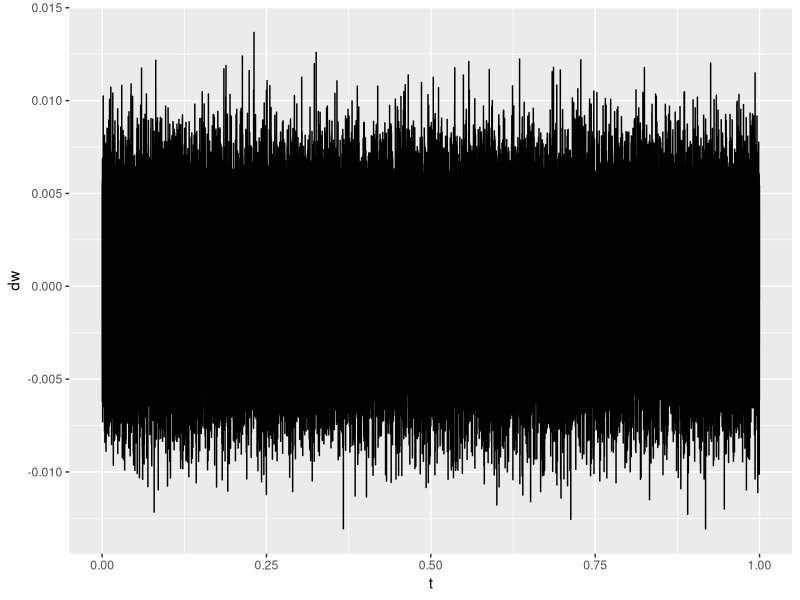
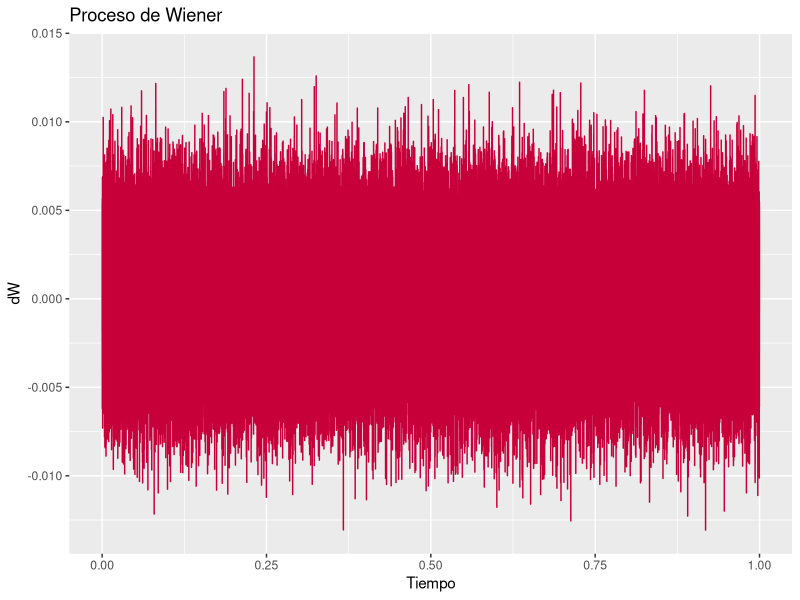
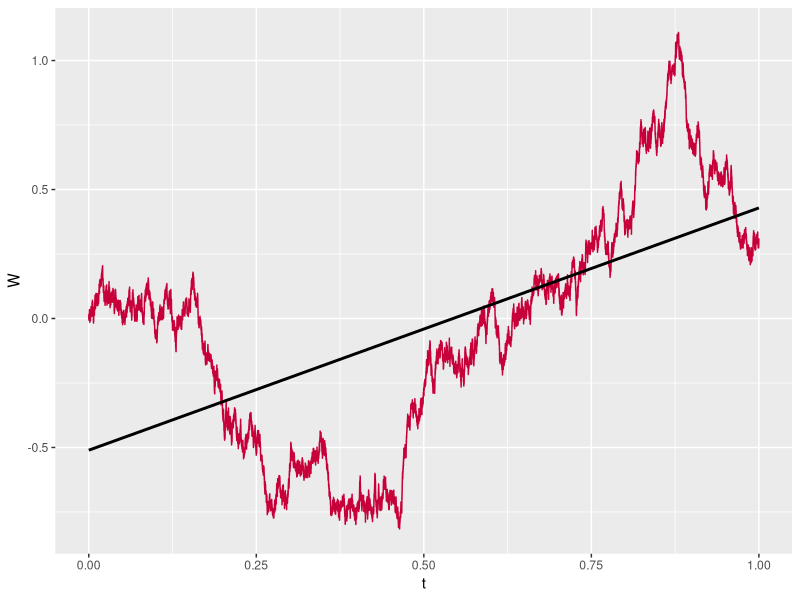
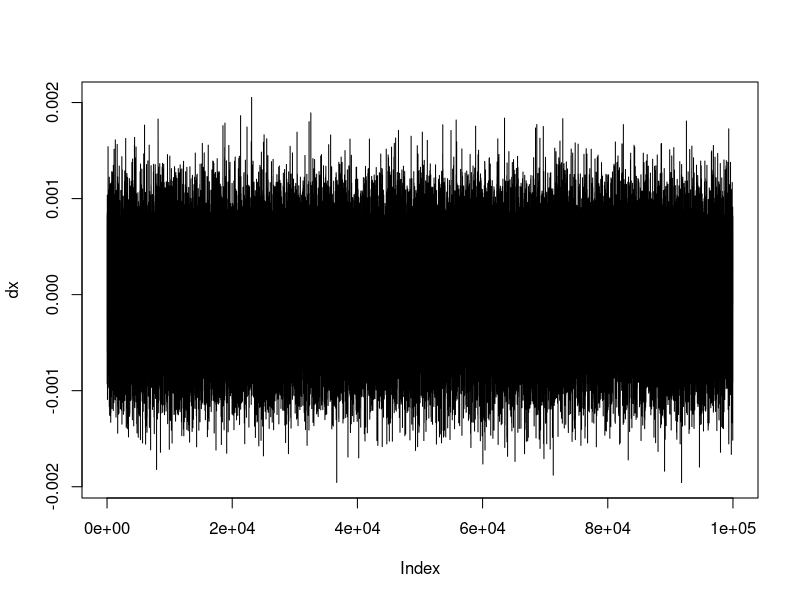
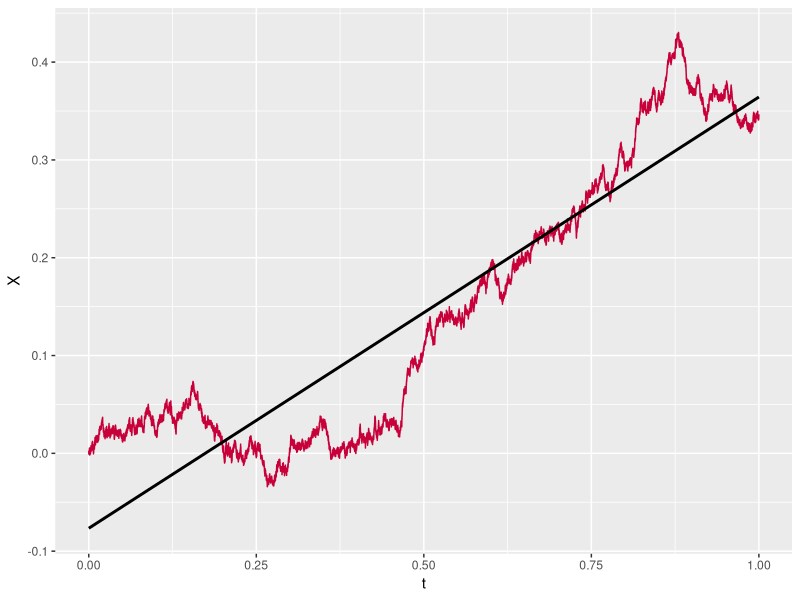
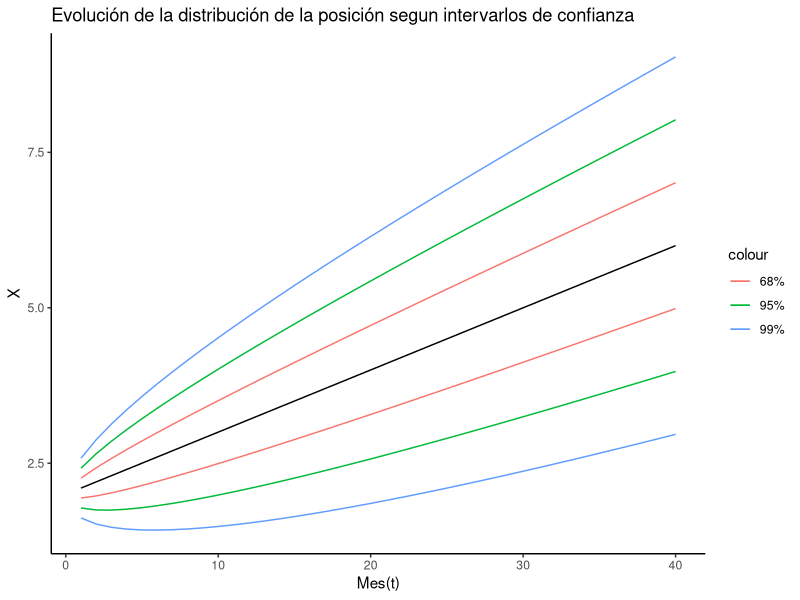

Recreate these plots in R, in order.
## ---- chunk 1
knitr::opts_chunk$set(echo = TRUE)
### Carga de paqueterías para cargar datos y graficar
library(tidyverse)
## ---- chunk 2
set.seed(123)
sim <- 100000
dt <- 1/sim
epsilon <- rnorm(n=sim, mean = 0, sd = 1)
dw <- epsilon*sqrt(dt)
## ---- chunk 3
datos <- tibble(t=seq(1/sim,1,by=dt),dw)
ggplot(datos)+
  geom_line(aes(x=t,y=dw))
## ---- chunk 4
datos <- tibble(t = seq(dt,1,by= dt),dw)
ggplot(datos)+
  geom_line(aes(x=t,y=dw), color = "#C70039")+
  labs(x= "Tiempo",y = "dW", title = "Proceso de Wiener")
## ---- chunk 5
W <- 0
W[1] <- 0
for (t in 2:sim){
  W[t] = W[t-1]+dw[t]
}
datos <- mutate(datos,W=W)
## ---- chunk 6
ggplot(datos)+
  geom_line(aes(x=t, y=W), color = "#C70039")+
  geom_smooth(aes(x=t,y=W),method="lm", color = "black")
## ---- chunk 7
a <- 0.3
b <- 0.15
dx <-  a*dt+b*dw
plot(dx,type = 'l')
## ---- chunk 8
X <- 0
X[1] <-0
for (t in 2:sim){
  X[t] = X[t-1]+dx[t]
}
datos <- mutate(datos,X=X)
## ---- chunk 9
ggplot(datos)+
  geom_line(aes(x=t, y=X), color = "#C70039")+
  geom_smooth(aes(x=t,y=X),method="lm", color = "Black")
## ---- chunk 10
dxa <- 4+2*sqrt(2)*epsilon
Xa <- 50+dxa
## ---- chunk 11
mean(Xa)
var(Xa)
## ---- chunk 12
mean(dxa<0)
## ---- chunk 13
mean((50<Xa)&(Xa<=51))
## ---- chunk 14
epsilon <- rnorm(n=10000, mean = 0, sd = 1)
X <- 2.6669+2+2*sqrt(2)*epsilon
## ---- chunk 15
mean(X)
var(X)
## ---- chunk 16
mean(X<0)
## ---- chunk 17
t = seq(from = 1, to = 40, by = 1)
X_mean = 2+0.1*t
X_68u = 2 +0.1*t+0.16*t**0.5
X_68l = 2 +0.1*t-0.16*t**0.5
X_95u = 2 +0.1*t+2*0.16*t**0.5
X_95l = 2 +0.1*t-2*0.16*t**0.5
X_99u = 2 +0.1*t+3*0.16*t**0.5
X_99l = 2 +0.1*t-3*0.16*t**0.5
## ---- chunk 18
ggplot()+
  geom_line(aes(x=t,y=X_68u,color = "68%"))+
  geom_line(aes(x=t,y=X_68l,color= "68%"))+
  geom_line(aes(x=t,y=X_95u, color = "95%"))+
  geom_line(aes(x=t,y=X_95l, color = "95%"))+
  geom_line(aes(x=t,y=X_99u, color = "99%"))+
  geom_line(aes(x=t,y=X_99l, color = "99%"))+
  geom_line(aes(x=t,y=X_mean))+
  labs(x= "Mes(t)",y = "X", title = "Evolución de la distribución de la posición segun intervarlos de confianza")+
  theme_classic()
